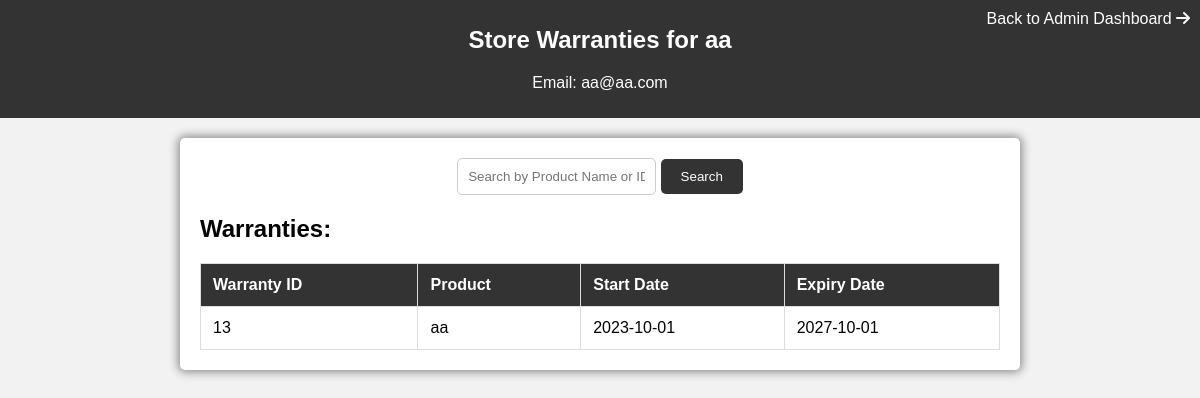
Page /store_warranties.php?store_id=9 on the committed database.
### tables this page shows
CREATE TABLE `stores` (
  `store_id` int(6) UNSIGNED NOT NULL,
  `name` varchar(30) NOT NULL,
  `email` varchar(50) NOT NULL,
  `password` varchar(255) NOT NULL,
  `verified` tinyint(1) NOT NULL DEFAULT 0
);

CREATE TABLE `warranty` (
  `warranty_id` int(11) UNSIGNED NOT NULL,
  `product` varchar(255) NOT NULL,
  `start_date` date NOT NULL,
  `expiry_date` date NOT NULL,
  `user_id` int(11) UNSIGNED NOT NULL,
  `store_id` int(11) UNSIGNED NOT NULL
);

### store_warranties.php (the view, shortened to what this page needs)
<!DOCTYPE html>
<html lang="en">
<head>
    <link rel="stylesheet" href="#">
    <link rel="stylesheet" href="https://cdnjs.cloudflare.com/ajax/libs/font-awesome/6.0.0-beta3/css/all.min.css">
    <link rel="stylesheet" href="css/store_warranties.css">
</head>
<body>
    <?php
    $db = mysqli_connect('localhost', 'root', '', 'd-project');
    if (isset($_GET['store_id'])) {
        $store_id = mysqli_real_escape_string($db, $_GET['store_id']);
        $storeQuery = "SELECT * FROM stores WHERE store_id='$store_id'";
        $storeResult = mysqli_query($db, $storeQuery);
        $store = mysqli_fetch_assoc($storeResult);
        $searchTerm = "";
        $searchQuery = "";
        $warrantyQuery = "SELECT * FROM warranty WHERE store_id='$store_id'" . $searchQuery;
        $warrantyResult = mysqli_query($db, $warrantyQuery);
        $numWarranties = mysqli_num_rows($warrantyResult);
    } else {
        header("Location: admin_dashboard.php");
        exit;
    }
    ?>
    <header>
        <h1>Store Warranties for <?php echo $store['name']; ?></h1>
        <p>Email: <?php echo $store['email']; ?></p>
        <a href="admin_dashboard.php" class="back-to-dashboard">Back to Admin Dashboard <i class="fas fa-arrow-right"></i></a>
    </header>
    <div class="container">
        <div class="search-container">
            <form action="store_warranties.php?store_id=<?php echo $store_id; ?>" method="get">
                <input type="text" class="search-input" name="search" placeholder="Search by Product Name or ID" value="<?php echo $searchTerm; ?>">
                <button class="search-button" type="submit">Search</button>
            </form>
        </div>
        <?php if ($numWarranties > 0) { ?>
            <h2>Warranties:</h2>
            <table>
                <thead>
                    <tr>
                        <th>Warranty ID</th>
                        <th>Product</th>
                        <th>Start Date</th>
                        <th>Expiry Date</th>
                    </tr>
                </thead>
                <tbody>
                    <?php while ($warranty = mysqli_fetch_assoc($warrantyResult)) { ?>
                        <tr>
                            <td><?php echo $warranty['warranty_id']; ?></td>
                            <td><?php echo $warranty['product']; ?></td>
                            <td><?php echo $warranty['start_date']; ?></td>
                            <td><?php echo $warranty['expiry_date']; ?></td>
                        </tr>
                    <?php } ?>
                </tbody>
            </table>
        <?php } else { ?>
            <p class="search-error">No warranties found for the provided search term.</p>
        <?php } ?>
    </div>
</body>
</html>

### rows in the picture
stores: name "aa", email "aa@aa.com"
warranty: warranty_id "13", product "aa", start_date "2023-10-01", expiry_date "2027-10-01"
